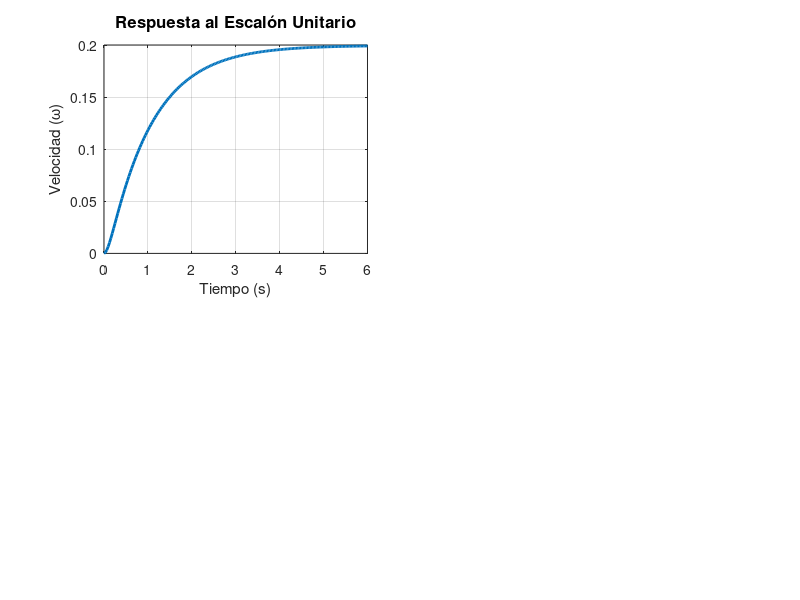

The MATLAB script that drew this image: (Note: this script raises an error after producing the figure.)
% =========================================================================
% Modelado del Motor BDC (Brushed DC Motor)
% Modelo de estados 2x2 (corriente y velocidad), salida = velocidad angular
% Parámetros didácticos para esta clase introductoria.
% =========================================================================
clear; clc; close all;

% --- Parámetros del Motor BDC (didácticos) ---
Ra = 0.5;       % Resistencia de armadura (Ohms)
La = 0.5;       % Inductancia (H)
K  = 0.01;      % Constante de torque (Nm/A)
Je = 0.01;      % Inercia del rotor (kg*m^2)
Be = 0.1;       % Fricción viscosa (N*m*s)

% --- Modelado Matemático ---
num = K;
den = [(Je*La), (Je*Ra + Be*La), (Be*Ra + K^2)];
G_tf = tf(num, den);

% --- Representación en Espacio de Estados ---
A = [-Ra/La, -K/La; K/Je, -Be/Je];
B = [1/La; 0];
C = [0, 1];
D = 0; 
sys_ss = ss(A, B, C, D);

% --- Visualización en Terminal (Reporte de Datos) ---
fprintf('==================================================\n');
fprintf('       REPORTE DE ANÁLISIS: MOTOR DC              \n');
fprintf('==================================================\n');

fprintf('\n1. FUNCIÓN DE TRANSFERENCIA G(s) = Omega(s)/V(s):\n');
display(G_tf);

fprintf('--------------------------------------------------\n');
fprintf('2. MATRICES DE ESTADO (Espacio de Estados):\n\n');

fprintf('Matriz A (Dinámica del sistema):\n');
disp(A);
fprintf('Matriz B (Entrada):\n');
disp(B);
fprintf('Matriz C (Salida):\n');
disp(C);
fprintf('Matriz D (Transmisión directa):\n');
disp(D);

fprintf('--------------------------------------------------\n');
fprintf('3. POLOS Y CEROS:\n');
fprintf('Polos: \n'); disp(pole(G_tf));
fprintf('Ceros: \n'); disp(zero(G_tf));
fprintf('==================================================\n');

% --- Visualización Gráfica Optimizada ---
figure('Units', 'normalized', 'Position', [0.1, 0.1, 0.8, 0.8], 'Name', 'Análisis de Control - Motor DC');

% 1. Respuesta al Escalón
subplot(2,2,1);
[y, t] = step(G_tf);
plot(t, y, 'LineWidth', 2, 'Color', [0 0.4470 0.7410]);
grid on;
title('\bfRespuesta al Escalón Unitario', 'FontSize', 12);
xlabel('Tiempo (s)'); ylabel('Velocidad (\omega)');

% Marcadores de tiempo de asentamiento
info = stepinfo(G_tf);
y_final = dcgain(G_tf); 
hold on;
line([info.SettlingTime info.SettlingTime], [0 y_final], 'Color', 'r', 'LineStyle', '--', 'LineWidth', 1.2);
text(info.SettlingTime, y_final/2, sprintf('  t_s = %.2f s', info.SettlingTime), 'Color', 'r', 'FontWeight', 'bold');
hold off;

% 2. Mapa de Polos y Ceros
subplot(2,2,2);
pzmap(G_tf);
grid on;
h = findobj(gca, 'Type', 'Line');
set(h, 'LineWidth', 2, 'MarkerSize', 10);
title('\bfMapa de Polos y Ceros', 'FontSize', 12);

% 3. Diagrama de Bode con Márgenes de Estabilidad
subplot(2,2,3);
margin(G_tf); 
grid on;
set(findall(gca, 'Type', 'line'), 'LineWidth', 1.5);

% 4. Lugar Geométrico de las Raíces (Root Locus)
subplot(2,2,4);
rlocus(G_tf);
grid on;
title('\bfLugar Geométrico de las Raíces', 'FontSize', 12);
set(findall(gca, 'Type', 'line'), 'LineWidth', 1.5);

% Título General
sgtitle('Análisis Dinámico del Motor DC', 'FontSize', 16, 'FontWeight', 'bold');

% --- Segunda Figura: Evolución de Estados ---
figure('Units', 'normalized', 'Position', [0.2, 0.2, 0.5, 0.5], 'Name', 'Estados del Sistema', 'Color', 'w');
[y_ss, t_ss, x] = step(sys_ss);
plot(t_ss, x(:,1), 'r', 'LineWidth', 2); hold on;
plot(t_ss, x(:,2), 'b', 'LineWidth', 2);
grid on;
legend({'i_a (Corriente de Armadura)', '\omega (Velocidad Angular)'}, 'Location', 'best');
title('\bfEvolución Temporal de las Variables de Estado', 'FontSize', 12);
xlabel('Tiempo (s)');
ylabel('Amplitud (A o rad/s)');
